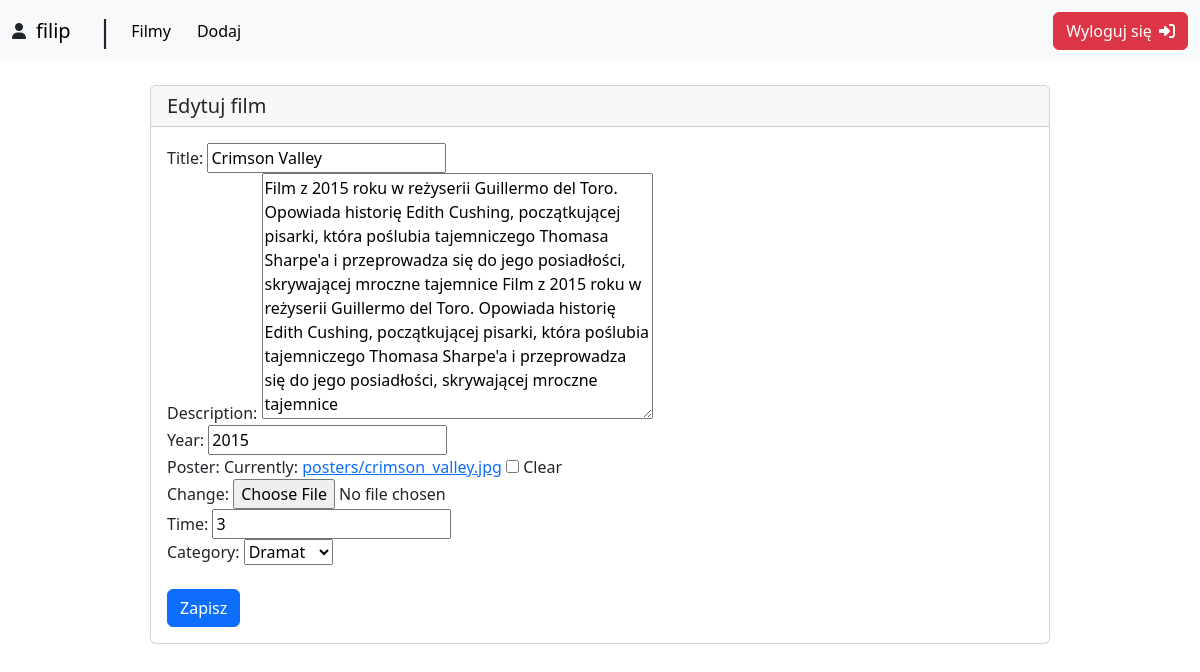
Screenshot of /films/edit/9 (signed in) with the database file from the repository.
### AplikacjaFilmyWeb/models.py (models this page shows, shortened)
class Film(models.Model):
    title = models.CharField(max_length=50, null=True, blank=False)
    description = models.TextField(max_length=500, blank=True)
    year = models.PositiveIntegerField(default=2014)
    poster = models.ImageField(blank=True, upload_to='posters')
    additional = models.OneToOneField(AdditionalInfo, on_delete=models.CASCADE, null=True, blank=True) # jeden do jednego | gdy usuwamy tą relacje CASCADE usuwa tez ten opis dla tego filmu

class AdditionalInfo(models.Model):
    CATEGORIES = {
        (0, 'Inne'),
        (1, 'Horror'),
        (2, 'Komedia'),
        (3, 'Sci-fi'),
        (4, 'Dramat'),
    }
    time = models.PositiveSmallIntegerField(default=0)
    category = models.PositiveSmallIntegerField(default=0, choices=CATEGORIES)

### AplikacjaFilmyWeb/views.py (the view)
# urls.py: path('edit/<int:id>', edit_film, name="edit_film"),
@login_required(login_url="user_login")
def edit_film(request, id):
    film = get_object_or_404(Film, pk=id)
    additional = None
    try:
        additional = AdditionalInfo.objects.get(film=film.id)
    except AdditionalInfo.DoesNotExist:
        additional = None
    form = FilmForm(request.POST or None, request.FILES or None, instance=film)
    form_additional = AdditionalInfoForm(request.POST or None, instance=additional)
    if form.is_valid() and form_additional.is_valid():
        film = form.save(commit=False)
        additional = form_additional.save()
        film.additional = additional
        film.save()
        return redirect(get_all_films)
    return render(request, 'edit.html', {'form':form, 'form_additional_info':form_additional})

### AplikacjaFilmyWeb/forms.py
class FilmForm(ModelForm):
    class Meta:
        model = Film
        fields = ['title', 'description', 'year', 'poster']

class AdditionalInfoForm(ModelForm):
    class Meta:
        model = AdditionalInfo
        fields = ['time', 'category']

### templates/edit.html (shortened to what this page needs)
{% extends 'main.html' %}
{% load bootstrap %}
{% block page %}
    <div class="d-flex justify-content-center mt-4">
        <div class="card w-75">
            <h5 class="card-header">Edytuj film</h5>
            <div class="card-body">
                <form method="POST" enctype="multipart/form-data">
                    {{ form|bootstrap }}
                    {{ form_additional_info|bootstrap }}
                    <br>
                    <button type="submit" class="btn btn-primary">Zapisz</button>
                </form>
            </div>
        </div>
    </div>
{% endblock %}

### templates/main.html (shortened to what this page needs)
{% load static %}
<!DOCTYPE html>
<html lang="en">
<head>
    <link href="https://cdn.jsdelivr.net/npm/bootstrap@5.3.5/dist/css/bootstrap.min.css" rel="stylesheet">
    <link rel="stylesheet" href="{% static 'nowy.css' %}">
</head>
<body>
    <nav class="navbar navbar-expand-lg bg-body-tertiary">
        <div class="container-fluid">
        {% if user.is_authenticated %}
          <i class="fa-solid fa-user" style="margin-right: 10px;"></i>
          <a class="navbar-brand" href="#">{{ user.username }}</a>
          <label style="margin-left: 10px; font-size: 30px;"> | </label>
        {% else %}
          <a class="navbar-brand" href="#">Anonimowy</a>
        {% endif %}
          <div class="collapse navbar-collapse" id="navbarText">
            <ul class="navbar-nav me-auto mb-2 mb-lg-0">
              <li class="nav-item" style="margin-left: 10px;">
                <a class="nav-link active" aria-current="page" href="{% url 'all_films' %}">Filmy</a>
              </li>
              <li class="nav-item" style="margin-left: 10px;">
                {% if user.is_authenticated %}
                    <a class="nav-link active" href="{% url 'add_film' %}">Dodaj</a>
                {% else %}
                <a class="nav-link"  style="color: lightgray;" href="#">Dodaj</a>
                {% endif %}
              </li>
            </ul>
            {% if user.is_authenticated %}
                <form method="post" action="{% url 'user_logout' %}">
                    <button type="submit" class="btn btn-danger">Wyloguj się <i class="fa-solid fa-right-to-bracket" style="margin-left: 3px;"></i></button>
                </form>
            {% else %}
                <form method="post" action="{% url 'user_login' %}">
                    {% csrf_token %}
                    <button type="submit" class="btn btn-primary">Zaloguj się</button>
                </form>
            {% endif %}
          </div>
        </div>
    </nav>
    {% block page %} {% endblock %}
</body>
</html>

### AplikacjaFilmyWebStatic/nowy.css (style rules this page uses)
.nav-link { color: lightgray; }

### rows the page displays
Film: title "Crimson Valley", description "Film z 2015 roku w reżyserii Guillermo del Toro. Opowiada historię Edith Cushing, początkującej pisarki, która poślubia tajemniczego Thomasa Sharpe'a i przeprowadza się do jego posiadłości, skrywającej mroczne tajemnice Film z 2015 roku w reżyserii Guillermo del Toro. Opowiada historię Edith Cushing, początkującej pisarki, która poślubia tajemniczego Thomasa Sharpe'a i przeprowadza się do jego posiadłości, skrywającej mroczne tajemnice", year "2015"
AdditionalInfo: time "3", category "Dramat"

### other values shown
{{ user.username }} "filip"
